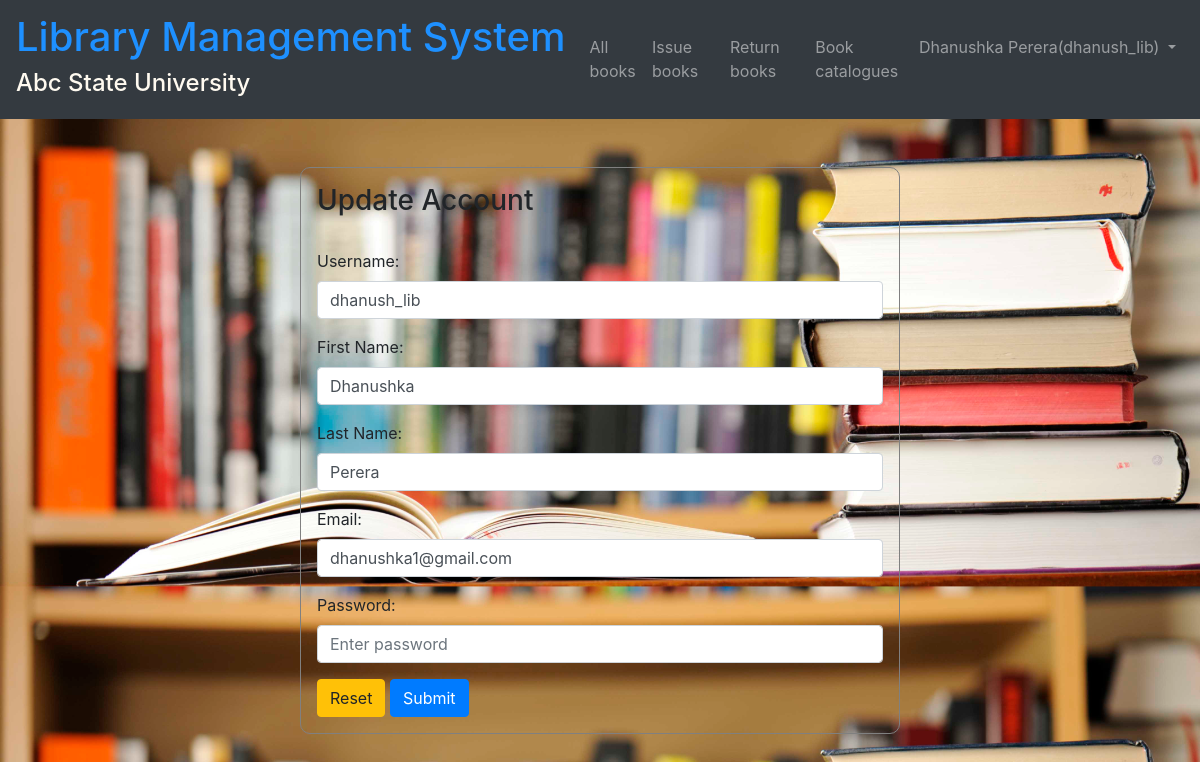
Page /Librarian/update_librarian.php (signed in) on the committed database.
### tables this page shows
CREATE TABLE `librarians` (
  `librarian_id` int NOT NULL AUTO_INCREMENT,
  `username` varchar(30) NOT NULL,
  `fname` varchar(20) NOT NULL,
  `lname` varchar(20) NOT NULL,
  `email` varchar(45) NOT NULL,
  `password` varchar(45) NOT NULL,
  PRIMARY KEY (`librarian_id`,`username`,`email`)
);

### Librarian/update_librarian.php (the view, shortened to what this page needs)
<?php
include "../template.php";
include "navbar_librarian.php";
$username = $fname = $lname = $email = $role = $password = "";
$conn = getConnection();
$sql = "SELECT username, fname, lname, email FROM librarians WHERE username='{$_SESSION['username']}';";
$result = $conn->query($sql);
if ($result->num_rows > 0) {
    $row = $result->fetch_assoc();
    $username = $row['username'];
    $fname = $row['fname'];
    $lname = $row['lname'];
    $email = $row['email'];
}
?>
<body>
<div class="container p-3 mt-5" style="width: 50%; border: solid gray 1px; border-radius: 10px;">
    <h3>Update Account</h3><br>
    <form action="<?php echo htmlspecialchars($_SERVER["PHP_SELF"]);?>" method="post" class="needs-validation" novalidate>
        <div class="form-group">
            <label for="username">Username:</label>
            <input type="text" class="form-control" id="username" placeholder="Enter Registration No" name="username" value="<?php echo $username; ?>" required>
        </div>
        <div class="form-group">
            <label for="fname">First Name:</label>
            <input type="text" class="form-control" id="fname" placeholder="Enter first name" name="fname" value="<?php echo $fname; ?>" required>
        </div>
        <div class="form-group">
            <label for="lname">Last Name:</label>
            <input type="text" class="form-control" id="lname" placeholder="Enter Last Name" name="lname" value="<?php echo $lname; ?>" required>
        </div>
        <div class="form-group">
            <label for="email">Email:</label>
            <input type="text" class="form-control" id="email" placeholder="Enter Email Address" name="email" value="<?php echo $email; ?>" required>
        </div>
        <div class="form-group">
            <label for="pwd">Password:</label>
            <input type="password" class="form-control" id="pwd" placeholder="Enter password" name="pwd" required>
        </div>
        <button type="reset"  class="btn btn-warning">Reset</button>
        <button type="submit" class="btn btn-primary">Submit</button>
    </form>
</div>
</body>

### css/home.css (style rules this page uses)
body { background-image: url("../imgs/home.jpg"); background-size: 100%; }

### rows in the picture
librarians: username "dhanush_lib", fname "Dhanushka", lname "Perera", email "dhanushka1@gmail.com"

### other values in the picture
$_SESSION['name'] "Dhanushka Perera"
$_SESSION['username'] "dhanush_lib"
